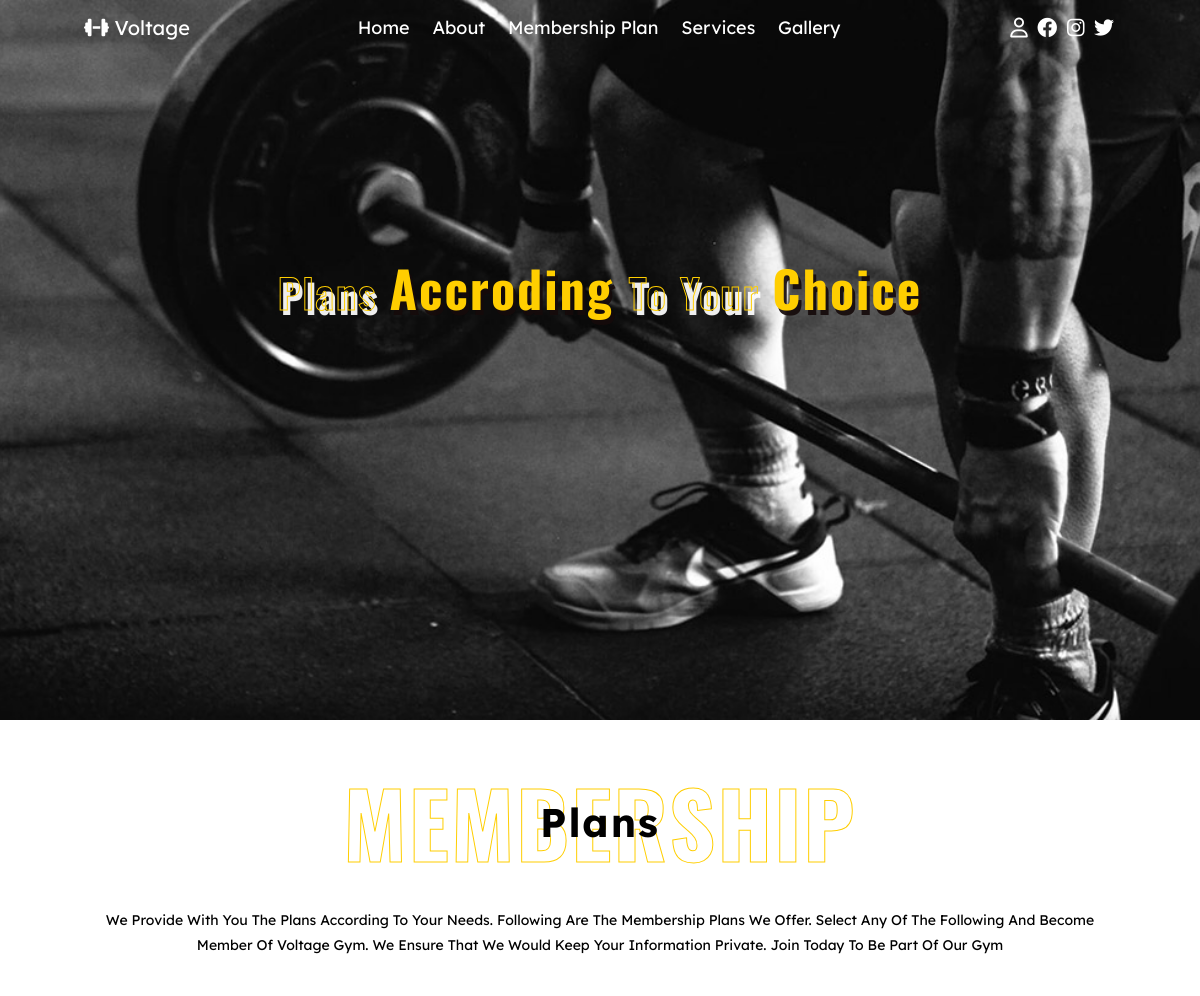
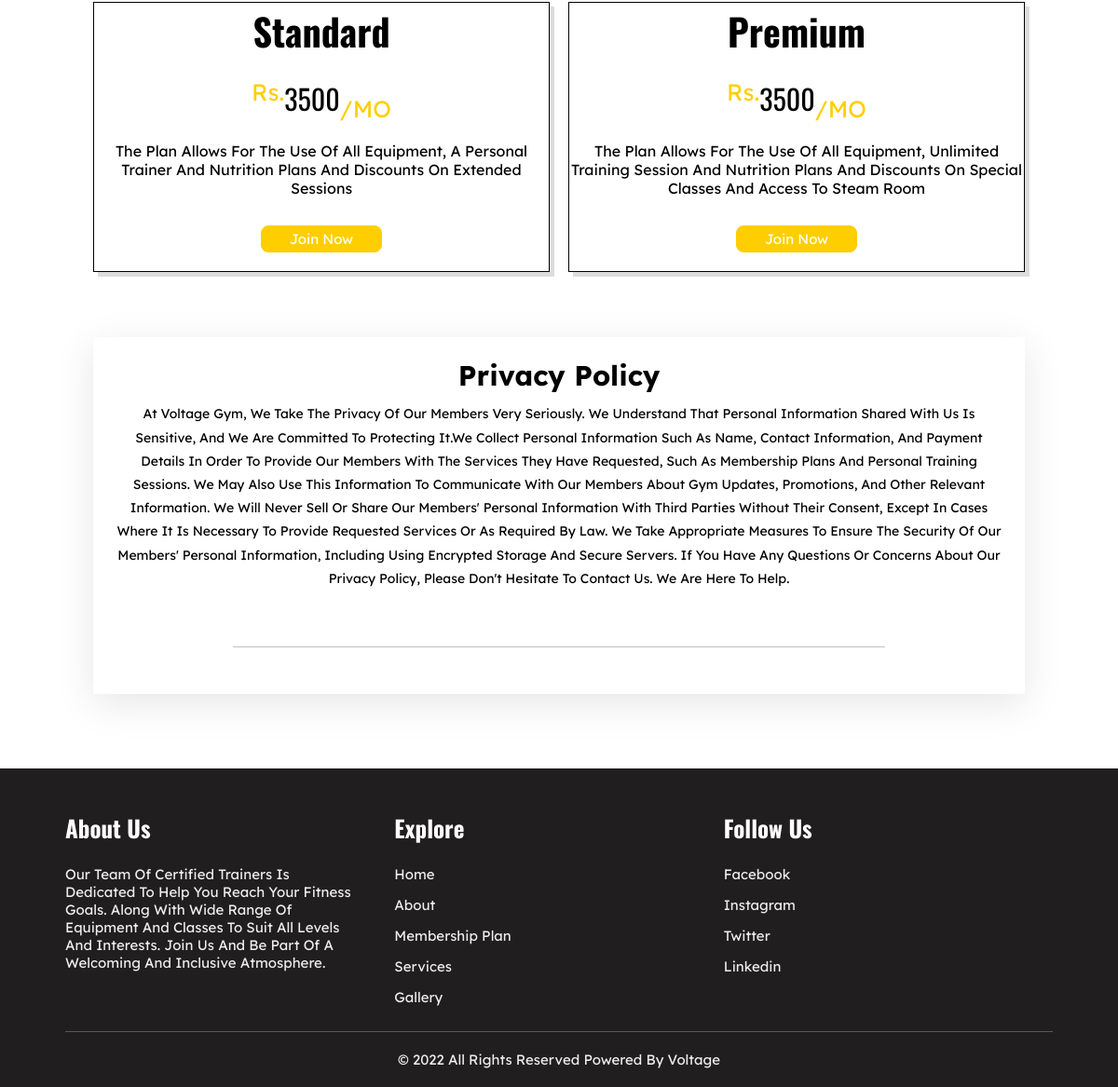
/plans.php, run on the app's committed database (2 pictures, top to bottom).
### tables this page shows
CREATE TABLE `membershipplan` (
  `membershipID` varchar(3) NOT NULL,
  `membershipName` varchar(20) DEFAULT NULL,
  `features` text,
  `planStatus` bit(1) DEFAULT NULL,
  `price` double DEFAULT NULL,
  PRIMARY KEY (`membershipID`)
);

### plans.php (the view)
<?php
    require_once("header_footer/header.php");
    include_once('backend/connection.php');
	$membershipPlanQuery = "SELECT * FROM membershipplan where planStatus = 1";
	$membershipPlanResult = mysqli_query($connection, $membershipPlanQuery);
?>
    <section class="home" id="home">
        <h3 class="heading"><span>Plans </span>Accroding <span>To Your </span> Choice</h3>
    </section>
    <section class="plan" id="plan">
        <h1 class="subheading">Membership <span>Plans</span></h1>
        <div class="intro">
            <p>We provide with you the plans according to your needs. Following are the membership plans we offer. Select any of the following and become member of voltage gym. We ensure that we would keep your information private. Join Today to be part of our Gym </p>
        </div>
        <div class="container">
            <?php
                while ($row = mysqli_fetch_assoc($membershipPlanResult)) {
                    ?>
                        <div class="item">
                            <h3 class="title"><?php echo $row['membershipName'] ?></h3>
                            <p class="price"><sup>Rs.</sup><?php echo $row['price'] ?><sub>/MO</sub></p>
                            <div class="facility">
                                <p><?php echo $row['features'] ?></p>
                            </div>
                            <a href="forms/CustomerSignUp.php" class="btn">Join Now</a>
                        </div>
                    <?php
                }
            ?>
        </div>
    </section>
    <section class="policy" id="policy">
        <div class="content">
            <h3>Privacy Policy</h3>
            <p>At Voltage Gym, we take the privacy of our members very seriously. We understand that personal information shared with us is sensitive, and we are committed to protecting it.We collect personal information such as name, contact information, and payment details in order to provide our members with the services they have requested, such as membership plans and personal training sessions. We may also use this information to communicate with our members about gym updates, promotions, and other relevant information. We will never sell or share our members' personal information with third parties without their consent, except in cases where it is necessary to provide requested services or as required by law. We take appropriate measures to ensure the security of our members' personal information, including using encrypted storage and secure servers. If you have any questions or concerns about our privacy policy, please don't hesitate to contact us. We are here to help.
            </p>
            <p></p>
            <div class="line"></div>
        </div>
    </section>
<?php
    require_once("header_footer/footer.php");
?>

### css/style.css (style rules this page uses)
:root { --main-color: rgb(255, 206, 0); }
* { margin: 0; padding: 0; box-sizing: border-box; text-transform: capitalize; text-decoration: none; font-family: 'Lexend Deca', sans-serif; transition: all .2s linear; }
html { font-size: 62.5%; overflow-x: hidden; }
.btn { padding: 0.4rem 3rem; border: 0.09rem solid var(--main-color); border-radius: 0.8rem; background-color: var(--main-color); color: white; cursor: pointer; margin-top: 1rem; font-size: 1.5rem; display: inline-block; text-align: center; }
.subheading { font-family: 'Oswald', sans-serif; color: transparent; -webkit-text-stroke: 0.1rem var(--main-color); font-size: 9rem; position: relative; text-transform: uppercase; color: transparent; letter-spacing: 0.2rem; text-align: center; padding: 2rem 2rem; pointer-events: none; }
.subheading span { color: black; -webkit-text-stroke: rgba(22, 11, 11, 0.93); position:absolute; top:50%; left: 50%; transform: translate(-50%, -50%); width: 100%; font-size: 4rem; }
.home { width: 100%; height: 90vh; }
.plan { background-image: linear-gradient(rgba(0, 0, 0, 0.4), rgba(136, 134, 134, 0.15)),url('../images/plan/mImage.jpeg'); padding-bottom: 4rem; padding-top: 1.5rem; }
.plan .subheading { -webkit-text-stroke: 0.1rem white; }
.plan .subheading span { color: var(--main-color); -webkit-text-stroke: rgba(22, 11, 11, 0.93); }
.plan .container { margin: 0rem 10rem; display: grid; grid-template-columns: repeat(auto-fit, minmax(20rem, 1fr)); gap:2rem; }
.plan .container .item { background-color: white; text-align: center; border: 0.1rem solid white(245, 243, 243, 0.3); }
.plan .container .item .title { font-size: 4rem; font-family: 'Oswald', sans-serif; }
.plan .container .item .price { margin-top: 2rem; font-size: 3rem; font-family: 'Oswald', sans-serif; }
.plan .container .item .price sub, .plan .container .item .price sup { color: var(--main-color); }
.plan .container .item .facility { font-size: 1.6rem; margin-top: 2rem; margin-bottom: 2rem; }
.plan .container .item .btn { margin-bottom: 2rem; }

### css/home.css (style rules this page uses)
.home { width: 100%; height: 90vh; padding: 25rem 8rem; text-align: center; background: url('../images/background/b-image5.jpeg'); background-color: rgba(0, 0, 0, 0.7); background-size: cover; background-position: center; }
.home .heading { font-size: 5rem; color: var(--main-color); text-shadow: 0.3rem 0.5rem rgba(22, 11, 11, 0.93); letter-spacing: 0.2rem; font-family: 'Oswald', sans-serif; }
.home .heading span { font-family: 'Oswald', sans-serif; color: transparent; -webkit-text-stroke: 0.1rem var(--main-color); text-shadow: 0.3rem 0.5rem rgba(255, 255, 255, 0.93); font-size: 4rem; }

### css/plans.css (style rules this page uses)
.plan { background-image: none; margin-bottom: 3rem; }
.plan .intro p { font-size: 1.4rem; color: rgb(0, 0, 0); margin: 0 9rem; margin-bottom: 4rem; line-height: 1.8; text-align: center; }
.plan .subheading { -webkit-text-stroke: 0.1rem var(--main-color); }
.plan .subheading span { color: black; -webkit-text-stroke: rgba(22, 11, 11, 0.93); }
.plan .container .item { border: 0.1rem solid black; box-shadow: 0.5rem 0.5rem gainsboro; }
.policy { margin: 0rem 10rem; margin-bottom: 8rem; padding-top: 0.2rem; text-align: center; box-shadow: 0 1rem 4rem rgba(0, 0, 0, 0.1); }
.policy .content { padding: 2rem; }
.policy .content h3 { font-size: 3rem; color: rgb(0, 0, 0); }
.policy .content p { font-size: 1.4rem; color: rgb(0, 0, 0); padding: 1rem 0; line-height: 1.8; }
.policy .content .line { border-bottom: 0.1rem solid rgba(0, 0, 0, 0.25); margin: 3rem 13rem; }

### data on the page
membershipplan: membershipName "Standard", price "3500", features "The Plan Allows For The Use Of All Equipment, A Personal Trainer And Nutrition Plans And Discounts On Extended Sessions"
membershipplan: membershipName "Premium", price "3500", features "The Plan Allows For The Use Of All Equipment, Unlimited Training Session And Nutrition Plans And Discounts On Special Classes And Access To Steam Room"
